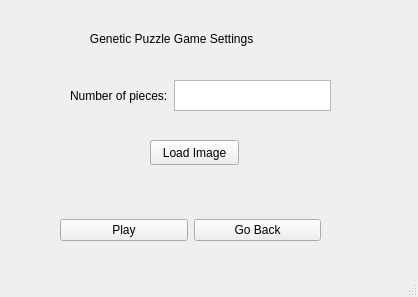
<?xml version="1.0" encoding="UTF-8"?>
<ui version="4.0">
 <class>PuzzleSettings</class>
 <widget class="QMainWindow" name="PuzzleSettings">
  <property name="geometry">
   <rect>
    <x>0</x>
    <y>0</y>
    <width>418</width>
    <height>297</height>
   </rect>
  </property>
  <property name="windowTitle">
   <string>MainWindow</string>
  </property>
  <widget class="QWidget" name="centralwidget">
   <widget class="QWidget" name="horizontalLayoutWidget">
    <property name="geometry">
     <rect>
      <x>60</x>
      <y>210</y>
      <width>261</width>
      <height>41</height>
     </rect>
    </property>
    <layout class="QHBoxLayout" name="horizontalLayout">
     <item>
      <widget class="QPushButton" name="GP_Play">
       <property name="text">
        <string>Play</string>
       </property>
      </widget>
     </item>
     <item>
      <widget class="QPushButton" name="GP_Back">
       <property name="text">
        <string>Go Back</string>
       </property>
      </widget>
     </item>
    </layout>
   </widget>
   <widget class="QWidget" name="horizontalLayoutWidget_2">
    <property name="geometry">
     <rect>
      <x>70</x>
      <y>80</y>
      <width>261</width>
      <height>31</height>
     </rect>
    </property>
    <layout class="QHBoxLayout" name="horizontalLayout_2">
     <item>
      <widget class="QLabel" name="label">
       <property name="text">
        <string>Number of pieces:</string>
       </property>
      </widget>
     </item>
     <item>
      <widget class="QTextEdit" name="TotalPIeces">
       <property name="sizePolicy">
        <sizepolicy hsizetype="Fixed" vsizetype="Ignored">
         <horstretch>0</horstretch>
         <verstretch>0</verstretch>
        </sizepolicy>
       </property>
       <property name="html">
        <string>&lt;!DOCTYPE HTML PUBLIC &quot;-//W3C//DTD HTML 4.0//EN&quot; &quot;http://www.w3.org/TR/REC-html40/strict.dtd&quot;&gt;
&lt;html&gt;&lt;head&gt;&lt;meta name=&quot;qrichtext&quot; content=&quot;1&quot; /&gt;&lt;style type=&quot;text/css&quot;&gt;
p, li { white-space: pre-wrap; }
&lt;/style&gt;&lt;/head&gt;&lt;body style=&quot; font-family:'Ubuntu'; font-size:11pt; font-weight:400; font-style:normal;&quot;&gt;
&lt;p align=&quot;center&quot; style=&quot;-qt-paragraph-type:empty; margin-top:0px; margin-bottom:0px; margin-left:0px; margin-right:0px; -qt-block-indent:0; text-indent:0px;&quot;&gt;&lt;br /&gt;&lt;/p&gt;&lt;/body&gt;&lt;/html&gt;</string>
       </property>
      </widget>
     </item>
    </layout>
   </widget>
   <widget class="QLabel" name="label_2">
    <property name="geometry">
     <rect>
      <x>70</x>
      <y>30</y>
      <width>251</width>
      <height>17</height>
     </rect>
    </property>
    <property name="text">
     <string>      Genetic Puzzle Game Settings</string>
    </property>
   </widget>
   <widget class="QPushButton" name="pushButton">
    <property name="geometry">
     <rect>
      <x>150</x>
      <y>140</y>
      <width>89</width>
      <height>25</height>
     </rect>
    </property>
    <property name="text">
     <string>Load Image</string>
    </property>
   </widget>
  </widget>
  <widget class="QMenuBar" name="menubar">
   <property name="geometry">
    <rect>
     <x>0</x>
     <y>0</y>
     <width>418</width>
     <height>22</height>
    </rect>
   </property>
  </widget>
  <widget class="QStatusBar" name="statusbar"/>
 </widget>
 <resources/>
 <connections/>
</ui>
